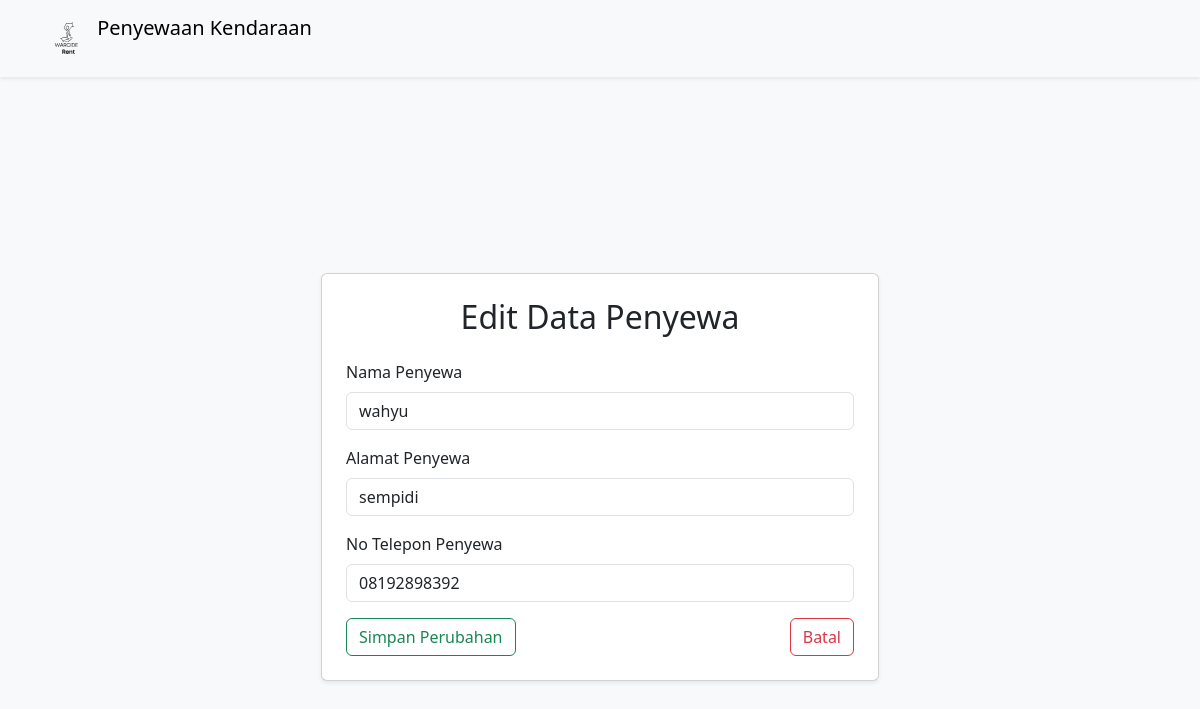
The page /edit_penyewa.php?id=7 (signed in) on the database its author committed.
### tables this page shows
CREATE TABLE `penyewa` (
  `id_penyewa` int(11) NOT NULL,
  `nama_penyewa` varchar(100) NOT NULL,
  `alamat_penyewa` text NOT NULL,
  `no_telepon_penyewa` varchar(15) NOT NULL
);

### edit_penyewa.php (the view, shortened to what this page needs)
<?php
include 'koneksi.php';
$id = $_GET['id'];
$penyewa = $conn->query("SELECT * FROM penyewa WHERE id_penyewa = $id")->fetch_assoc();
?>
<!DOCTYPE html>
<html lang="en">
<head>
    <link href="https://cdn.jsdelivr.net/npm/bootstrap@5.3.2/dist/css/bootstrap.min.css" rel="stylesheet">
</head>
<body class="bg-light">
    <nav class="navbar navbar-expand-lg navbar-light bg-light shadow-sm">
        <div class="container">
            <a class="navbar-brand" href="home.php">
                <img src="asset/img/WARCIDE.svg" alt="Logo" width="50" height="50" class="d-inline-block align-text-top">
                Penyewaan Kendaraan
            </a>
        </div>
    </nav>
    <div class="container d-flex align-items-center justify-content-center min-vh-100">
        <div class="card shadow-sm p-4 w-50">
            <h2 class="text-center mb-4">Edit Data Penyewa</h2>
            <form method="POST" action="edit_penyewa.php?id=<?= $id; ?>">
                <div class="mb-3">
                    <label for="nama_penyewa" class="form-label">Nama Penyewa</label>
                    <input type="text" class="form-control" id="nama_penyewa" name="nama_penyewa" value="<?= $penyewa['nama_penyewa']; ?>" required placeholder="Nama Penyewa">
                </div>
                <div class="mb-3">
                    <label for="alamat_penyewa" class="form-label">Alamat Penyewa</label>
                    <input type="text" class="form-control" id="alamat_penyewa" name="alamat_penyewa" value="<?= $penyewa['alamat_penyewa']; ?>" required placeholder="Alamat Penyewa">
                </div>
                <div class="mb-3">
                    <label for="no_telepon_penyewa" class="form-label">No Telepon Penyewa</label>
                    <input type="text" class="form-control" id="no_telepon_penyewa" name="no_telepon_penyewa" value="<?= $penyewa['no_telepon_penyewa']; ?>" required placeholder="No Telepon Penyewa">
                </div>
                <div class="d-flex justify-content-between">
                    <button type="submit" class="btn btn-outline-success">Simpan Perubahan</button>
                    <a href="penyewa.php" class="btn btn-outline-danger">Batal</a>
                </div>
            </form>
        </div>
    </div>
</body>
</html>

### rows shown on the page
penyewa: nama_penyewa "wahyu", alamat_penyewa "sempidi", no_telepon_penyewa "08192898392"
